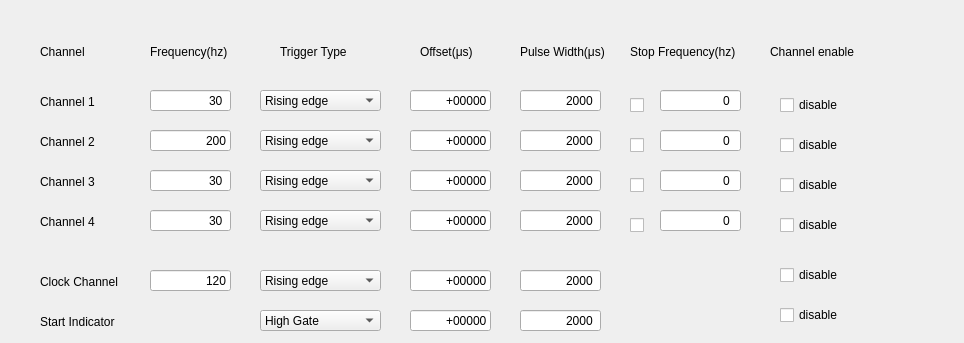
   <widget class="QWidget" name="trigger_setting">
    <attribute name="title">
     <string>Trigger_setting</string>
    </attribute>
    <widget class="QLineEdit" name="channel_4_freq_input">
     <property name="geometry">
      <rect>
       <x>150</x>
       <y>210</y>
       <width>81</width>
       <height>21</height>
      </rect>
     </property>
     <property name="inputMask">
      <string>000</string>
     </property>
     <property name="text">
      <string>30</string>
     </property>
     <property name="maxLength">
      <number>3</number>
     </property>
     <property name="alignment">
      <set>Qt::AlignRight|Qt::AlignTrailing|Qt::AlignVCenter</set>
     </property>
     <property name="dragEnabled">
      <bool>false</bool>
     </property>
    </widget>
    <widget class="QCheckBox" name="start_indicator_enable">
     <property name="geometry">
      <rect>
       <x>780</x>
       <y>300</y>
       <width>175</width>
       <height>30</height>
      </rect>
     </property>
     <property name="text">
      <string>disable</string>
     </property>
    </widget>
    <widget class="QLineEdit" name="channel_2_width_input">
     <property name="geometry">
      <rect>
       <x>520</x>
       <y>130</y>
       <width>81</width>
       <height>21</height>
      </rect>
     </property>
     <property name="inputMask">
      <string>00000</string>
     </property>
     <property name="text">
      <string>2000</string>
     </property>
     <property name="maxLength">
      <number>5</number>
     </property>
     <property name="alignment">
      <set>Qt::AlignRight|Qt::AlignTrailing|Qt::AlignVCenter</set>
     </property>
     <property name="dragEnabled">
      <bool>false</bool>
     </property>
    </widget>
    <widget class="QLabel" name="channel_lable">
     <property name="geometry">
      <rect>
       <x>40</x>
       <y>40</y>
       <width>101</width>
       <height>24</height>
      </rect>
     </property>
     <property name="text">
      <string>&lt;html&gt;&lt;head/&gt;&lt;body&gt;&lt;p&gt;&lt;span style=&quot; font-size:9pt;&quot;&gt;Channel&lt;/span&gt;&lt;/p&gt;&lt;/body&gt;&lt;/html&gt;</string>
     </property>
    </widget>
    <widget class="QLabel" name="channel_clock_1_lable">
     <property name="geometry">
      <rect>
       <x>40</x>
       <y>270</y>
       <width>101</width>
       <height>24</height>
      </rect>
     </property>
     <property name="text">
      <string>&lt;html&gt;&lt;head/&gt;&lt;body&gt;&lt;p&gt;&lt;span style=&quot; font-size:9pt;&quot;&gt;Clock Channel&lt;/span&gt;&lt;/p&gt;&lt;/body&gt;&lt;/html&gt;</string>
     </property>
    </widget>
    <widget class="QComboBox" name="channel_2_type">
     <property name="geometry">
      <rect>
       <x>260</x>
       <y>130</y>
       <width>121</width>
       <height>21</height>
      </rect>
     </property>
     <property name="editable">
      <bool>false</bool>
     </property>
     <item>
      <property name="text">
       <string>Rising edge</string>
      </property>
     </item>
     <item>
      <property name="text">
       <string>Falling edge</string>
      </property>
     </item>
     <item>
      <property name="text">
       <string>Double edge</string>
      </property>
     </item>
    </widget>
    <widget class="QLabel" name="frequency_lable">
     <property name="geometry">
      <rect>
       <x>150</x>
       <y>40</y>
       <width>91</width>
       <height>24</height>
      </rect>
     </property>
     <property name="text">
      <string>&lt;html&gt;&lt;head/&gt;&lt;body&gt;&lt;p&gt;&lt;span style=&quot; font-size:9pt;&quot;&gt;Frequency(hz)&lt;/span&gt;&lt;/p&gt;&lt;/body&gt;&lt;/html&gt;</string>
     </property>
    </widget>
    <widget class="QLineEdit" name="channel_2_freq_input">
     <property name="geometry">
      <rect>
       <x>150</x>
       <y>130</y>
       <width>81</width>
       <height>21</height>
      </rect>
     </property>
     <property name="inputMask">
      <string>000</string>
     </property>
     <property name="text">
      <string>200</string>
     </property>
     <property name="maxLength">
      <number>3</number>
     </property>
     <property name="alignment">
      <set>Qt::AlignRight|Qt::AlignTrailing|Qt::AlignVCenter</set>
     </property>
     <property name="dragEnabled">
      <bool>false</bool>
     </property>
    </widget>
    <widget class="QLineEdit" name="channel_clock_offset_input">
     <property name="geometry">
      <rect>
       <x>410</x>
       <y>270</y>
       <width>81</width>
       <height>21</height>
      </rect>
     </property>
     <property name="inputMask">
      <string>#00000</string>
     </property>
     <property name="text">
      <string>+00000</string>
     </property>
     <property name="maxLength">
      <number>6</number>
     </property>
     <property name="alignment">
      <set>Qt::AlignRight|Qt::AlignTrailing|Qt::AlignVCenter</set>
     </property>
     <property name="dragEnabled">
      <bool>false</bool>
     </property>
    </widget>
    <widget class="QLabel" name="channel_3_lable">
     <property name="geometry">
      <rect>
       <x>40</x>
       <y>170</y>
       <width>101</width>
       <height>24</height>
      </rect>
     </property>
     <property name="text">
      <string>&lt;html&gt;&lt;head/&gt;&lt;body&gt;&lt;p&gt;&lt;span style=&quot; font-size:9pt;&quot;&gt;Channel 3&lt;/span&gt;&lt;/p&gt;&lt;/body&gt;&lt;/html&gt;</string>
     </property>
    </widget>
    <widget class="QLineEdit" name="channel_3_offset_input">
     <property name="geometry">
      <rect>
       <x>410</x>
       <y>170</y>
       <width>81</width>
       <height>21</height>
      </rect>
     </property>
     <property name="inputMask">
      <string>#00000</string>
     </property>
     <property name="text">
      <string>+00000</string>
     </property>
     <property name="maxLength">
      <number>6</number>
     </property>
     <property name="alignment">
      <set>Qt::AlignRight|Qt::AlignTrailing|Qt::AlignVCenter</set>
     </property>
     <property name="dragEnabled">
      <bool>false</bool>
     </property>
    </widget>
    <widget class="QLabel" name="width_label">
     <property name="geometry">
      <rect>
       <x>520</x>
       <y>40</y>
       <width>101</width>
       <height>24</height>
      </rect>
     </property>
     <property name="text">
      <string>&lt;html&gt;&lt;head/&gt;&lt;body&gt;&lt;p&gt;&lt;span style=&quot; font-size:9pt;&quot;&gt;Pulse Width(μs)&lt;/span&gt;&lt;/p&gt;&lt;/body&gt;&lt;/html&gt;</string>
     </property>
    </widget>
    <widget class="QLineEdit" name="channel_clock_width_input">
     <property name="geometry">
      <rect>
       <x>520</x>
       <y>270</y>
       <width>81</width>
       <height>21</height>
      </rect>
     </property>
     <property name="inputMask">
      <string>00000</string>
     </property>
     <property name="text">
      <string>2000</string>
     </property>
     <property name="maxLength">
      <number>5</number>
     </property>
     <property name="alignment">
      <set>Qt::AlignRight|Qt::AlignTrailing|Qt::AlignVCenter</set>
     </property>
     <property name="dragEnabled">
      <bool>false</bool>
     </property>
    </widget>
    <widget class="QLabel" name="stop_freq_label">
     <property name="geometry">
      <rect>
       <x>630</x>
       <y>40</y>
       <width>121</width>
       <height>24</height>
      </rect>
     </property>
     <property name="text">
      <string>&lt;html&gt;&lt;head/&gt;&lt;body&gt;&lt;p&gt;&lt;span style=&quot; font-size:9pt;&quot;&gt;Stop Frequency(hz)&lt;/span&gt;&lt;/p&gt;&lt;/body&gt;&lt;/html&gt;</string>
     </property>
    </widget>
    <widget class="QLineEdit" name="channel_4_width_input">
     <property name="geometry">
      <rect>
       <x>520</x>
       <y>210</y>
       <width>81</width>
       <height>21</height>
      </rect>
     </property>
     <property name="inputMask">
      <string>00000</string>
     </property>
     <property name="text">
      <string>2000</string>
     </property>
     <property name="maxLength">
      <number>5</number>
     </property>
     <property name="alignment">
      <set>Qt::AlignRight|Qt::AlignTrailing|Qt::AlignVCenter</set>
     </property>
     <property name="dragEnabled">
      <bool>false</bool>
     </property>
    </widget>
    <widget class="QLineEdit" name="channel_4_stop_ratio">
     <property name="geometry">
      <rect>
       <x>660</x>
       <y>210</y>
       <width>81</width>
       <height>21</height>
      </rect>
     </property>
     <property name="inputMask">
      <string>000</string>
     </property>
     <property name="text">
      <string>0</string>
     </property>
     <property name="maxLength">
      <number>3</number>
     </property>
     <property name="alignment">
      <set>Qt::AlignRight|Qt::AlignTrailing|Qt::AlignVCenter</set>
     </property>
     <property name="dragEnabled">
      <bool>false</bool>
     </property>
    </widget>
    <widget class="QCheckBox" name="channel_3_enable">
     <property name="geometry">
      <rect>
       <x>780</x>
       <y>170</y>
       <width>175</width>
       <height>30</height>
      </rect>
     </property>
     <property name="text">
      <string>disable</string>
     </property>
    </widget>
    <widget class="QLineEdit" name="channel_2_offset_input">
     <property name="geometry">
      <rect>
       <x>410</x>
       <y>130</y>
       <width>81</width>
       <height>21</height>
      </rect>
     </property>
     <property name="inputMask">
      <string>#00000</string>
     </property>
     <property name="text">
      <string>+00000</string>
     </property>
     <property name="maxLength">
      <number>6</number>
     </property>
     <property name="alignment">
      <set>Qt::AlignRight|Qt::AlignTrailing|Qt::AlignVCenter</set>
     </property>
     <property name="dragEnabled">
      <bool>false</bool>
     </property>
    </widget>
    <widget class="QComboBox" name="channel_1_type">
     <property name="geometry">
      <rect>
       <x>260</x>
       <y>90</y>
       <width>121</width>
       <height>21</height>
      </rect>
     </property>
     <property name="editable">
      <bool>false</bool>
     </property>
     <item>
      <property name="text">
       <string>Rising edge</string>
      </property>
     </item>
     <item>
      <property name="text">
       <string>Falling edge</string>
      </property>
     </item>
     <item>
      <property name="text">
       <string>Double edge</string>
      </property>
     </item>
    </widget>
    <widget class="QLineEdit" name="start_indicator_width_input">
     <property name="geometry">
      <rect>
       <x>520</x>
       <y>310</y>
       <width>81</width>
       <height>21</height>
      </rect>
     </property>
     <property name="inputMask">
      <string>00000</string>
     </property>
     <property name="text">
      <string>2000</string>
     </property>
     <property name="maxLength">
      <number>5</number>
     </property>
     <property name="alignment">
      <set>Qt::AlignRight|Qt::AlignTrailing|Qt::AlignVCenter</set>
     </property>
     <property name="dragEnabled">
      <bool>false</bool>
     </property>
    </widget>
    <widget class="QLineEdit" name="channel_3_width_input">
     <property name="geometry">
      <rect>
       <x>520</x>
       <y>170</y>
       <width>81</width>
       <height>21</height>
      </rect>
     </property>
     <property name="inputMask">
      <string>00000</string>
     </property>
     <property name="text">
      <string>2000</string>
     </property>
     <property name="maxLength">
      <number>5</number>
     </property>
     <property name="alignment">
      <set>Qt::AlignRight|Qt::AlignTrailing|Qt::AlignVCenter</set>
     </property>
     <property name="dragEnabled">
      <bool>false</bool>
     </property>
    </widget>
    <widget class="QLineEdit" name="channel_1_offset_input">
     <property name="geometry">
      <rect>
       <x>410</x>
       <y>90</y>
       <width>81</width>
       <height>21</height>
      </rect>
     </property>
     <property name="inputMask">
      <string>#00000</string>
     </property>
     <property name="text">
      <string>+00000</string>
     </property>
     <property name="maxLength">
      <number>6</number>
     </property>
     <property name="alignment">
      <set>Qt::AlignRight|Qt::AlignTrailing|Qt::AlignVCenter</set>
     </property>
     <property name="dragEnabled">
      <bool>false</bool>
     </property>
    </widget>
    <widget class="QLineEdit" name="channel_1_width_input">
     <property name="geometry">
      <rect>
       <x>520</x>
       <y>90</y>
       <width>81</width>
       <height>21</height>
      </rect>
     </property>
     <property name="inputMask">
      <string>00000</string>
     </property>
     <property name="text">
      <string>2000</string>
     </property>
     <property name="maxLength">
      <number>5</number>
     </property>
     <property name="alignment">
      <set>Qt::AlignRight|Qt::AlignTrailing|Qt::AlignVCenter</set>
     </property>
     <property name="dragEnabled">
      <bool>false</bool>
     </property>
    </widget>
    <widget class="QCheckBox" name="channel_4_enable">
     <property name="geometry">
      <rect>
       <x>780</x>
       <y>210</y>
       <width>175</width>
       <height>30</height>
      </rect>
     </property>
     <property name="text">
      <string>disable</string>
     </property>
    </widget>
    <widget class="QComboBox" name="start_indicator_type">
     <property name="geometry">
      <rect>
       <x>260</x>
       <y>310</y>
       <width>121</width>
       <height>21</height>
      </rect>
     </property>
     <property name="editable">
      <bool>false</bool>
     </property>
     <item>
      <property name="text">
       <string>High Gate</string>
      </property>
     </item>
     <item>
      <property name="text">
       <string>Low Gate</string>
      </property>
     </item>
     <item>
      <property name="text">
       <string>Double Paulse</string>
      </property>
     </item>
    </widget>
    <widget class="QCheckBox" name="channel_2_enable">
     <property name="geometry">
      <rect>
       <x>780</x>
       <y>130</y>
       <width>175</width>
       <height>30</height>
      </rect>
     </property>
     <property name="text">
      <string>disable</string>
     </property>
    </widget>
    <widget class="QLineEdit" name="channel_clock_freq_input">
     <property name="geometry">
      <rect>
       <x>150</x>
       <y>270</y>
       <width>81</width>
       <height>21</height>
      </rect>
     </property>
     <property name="inputMask">
      <string>000</string>
     </property>
     <property name="text">
      <string>120</string>
     </property>
     <property name="maxLength">
      <number>3</number>
     </property>
     <property name="alignment">
      <set>Qt::AlignRight|Qt::AlignTrailing|Qt::AlignVCenter</set>
     </property>
     <property name="dragEnabled">
      <bool>false</bool>
     </property>
    </widget>
    <widget class="QLineEdit" name="channel_1_stop_ratio">
     <property name="geometry">
      <rect>
       <x>660</x>
       <y>90</y>
       <width>81</width>
       <height>21</height>
      </rect>
     </property>
     <property name="inputMask">
      <string>000</string>
     </property>
     <property name="text">
      <string>0</string>
     </property>
     <property name="maxLength">
      <number>3</number>
     </property>
     <property name="alignment">
      <set>Qt::AlignRight|Qt::AlignTrailing|Qt::AlignVCenter</set>
     </property>
     <property name="dragEnabled">
      <bool>false</bool>
     </property>
    </widget>
    <widget class="QLabel" name="start_indicator_lable">
     <property name="geometry">
      <rect>
       <x>40</x>
       <y>310</y>
       <width>101</width>
       <height>24</height>
      </rect>
     </property>
     <property name="text">
      <string>&lt;html&gt;&lt;head/&gt;&lt;body&gt;&lt;p&gt;&lt;span style=&quot; font-size:9pt;&quot;&gt;Start Indicator&lt;/span&gt;&lt;/p&gt;&lt;/body&gt;&lt;/html&gt;</string>
     </property>
    </widget>
    <widget class="QLabel" name="channel_1_lable">
     <property name="geometry">
      <rect>
       <x>40</x>
       <y>90</y>
       <width>101</width>
       <height>24</height>
      </rect>
     </property>
     <property name="text">
      <string>&lt;html&gt;&lt;head/&gt;&lt;body&gt;&lt;p&gt;&lt;span style=&quot; font-size:9pt;&quot;&gt;Channel 1&lt;/span&gt;&lt;/p&gt;&lt;/body&gt;&lt;/html&gt;</string>
     </property>
    </widget>
    <widget class="QLineEdit" name="channel_3_freq_input">
     <property name="geometry">
      <rect>
       <x>150</x>
       <y>170</y>
       <width>81</width>
       <height>21</height>
      </rect>
     </property>
     <property name="inputMask">
      <string>000</string>
     </property>
     <property name="text">
      <string>30</string>
     </property>
     <property name="maxLength">
      <number>3</number>
     </property>
     <property name="alignment">
      <set>Qt::AlignRight|Qt::AlignTrailing|Qt::AlignVCenter</set>
     </property>
     <property name="dragEnabled">
      <bool>false</bool>
     </property>
    </widget>
    <widget class="QLabel" name="type_labe">
     <property name="geometry">
      <rect>
       <x>280</x>
       <y>40</y>
       <width>81</width>
       <height>24</height>
      </rect>
     </property>
     <property name="text">
      <string>&lt;html&gt;&lt;head/&gt;&lt;body&gt;&lt;p&gt;&lt;span style=&quot; font-size:9pt;&quot;&gt;Trigger Type&lt;/span&gt;&lt;/p&gt;&lt;/body&gt;&lt;/html&gt;</string>
     </property>
    </widget>
    <widget class="QCheckBox" name="channel_clock_enable">
     <property name="geometry">
      <rect>
       <x>780</x>
       <y>260</y>
       <width>175</width>
       <height>30</height>
      </rect>
     </property>
     <property name="text">
      <string>disable</string>
     </property>
    </widget>
    <widget class="QLineEdit" name="channel_4_offset_input">
     <property name="geometry">
      <rect>
       <x>410</x>
       <y>210</y>
       <width>81</width>
       <height>21</height>
      </rect>
     </property>
     <property name="inputMask">
      <string>#00000</string>
     </property>
     <property name="text">
      <string>+00000</string>
     </property>
     <property name="maxLength">
      <number>6</number>
     </property>
     <property name="alignment">
      <set>Qt::AlignRight|Qt::AlignTrailing|Qt::AlignVCenter</set>
     </property>
     <property name="dragEnabled">
      <bool>false</bool>
     </property>
    </widget>
    <widget class="QLineEdit" name="start_indicator_offset_input">
     <property name="geometry">
      <rect>
       <x>410</x>
       <y>310</y>
       <width>81</width>
       <height>21</height>
      </rect>
     </property>
     <property name="inputMask">
      <string>#00000</string>
     </property>
     <property name="text">
      <string>+00000</string>
     </property>
     <property name="maxLength">
      <number>6</number>
     </property>
     <property name="alignment">
      <set>Qt::AlignRight|Qt::AlignTrailing|Qt::AlignVCenter</set>
     </property>
     <property name="dragEnabled">
      <bool>false</bool>
     </property>
    </widget>
    <widget class="QLineEdit" name="channel_1_freq_input">
     <property name="geometry">
      <rect>
       <x>150</x>
       <y>90</y>
       <width>81</width>
       <height>21</height>
      </rect>
     </property>
     <property name="inputMask">
      <string>000</string>
     </property>
     <property name="text">
      <string>30</string>
     </property>
     <property name="maxLength">
      <number>3</number>
     </property>
     <property name="alignment">
      <set>Qt::AlignRight|Qt::AlignTrailing|Qt::AlignVCenter</set>
     </property>
     <property name="dragEnabled">
      <bool>false</bool>
     </property>
    </widget>
    <widget class="QLabel" name="channel_2_lable">
     <property name="geometry">
      <rect>
       <x>40</x>
       <y>130</y>
       <width>101</width>
       <height>24</height>
      </rect>
     </property>
     <property name="text">
      <string>&lt;html&gt;&lt;head/&gt;&lt;body&gt;&lt;p&gt;&lt;span style=&quot; font-size:9pt;&quot;&gt;Channel 2&lt;/span&gt;&lt;/p&gt;&lt;/body&gt;&lt;/html&gt;</string>
     </property>
    </widget>
    <widget class="QComboBox" name="channel_3_type">
     <property name="geometry">
      <rect>
       <x>260</x>
       <y>170</y>
       <width>121</width>
       <height>21</height>
      </rect>
     </property>
     <property name="editable">
      <bool>false</bool>
     </property>
     <item>
      <property name="text">
       <string>Rising edge</string>
      </property>
     </item>
     <item>
      <property name="text">
       <string>Falling edge</string>
      </property>
     </item>
     <item>
      <property name="text">
       <string>Double edge</string>
      </property>
     </item>
    </widget>
    <widget class="QLabel" name="offset_label">
     <property name="geometry">
      <rect>
       <x>420</x>
       <y>40</y>
       <width>71</width>
       <height>24</height>
      </rect>
     </property>
     <property name="text">
      <string>&lt;html&gt;&lt;head/&gt;&lt;body&gt;&lt;p&gt;&lt;span style=&quot; font-size:9pt;&quot;&gt;Offset(μs)&lt;/span&gt;&lt;/p&gt;&lt;/body&gt;&lt;/html&gt;</string>
     </property>
    </widget>
    <widget class="QLineEdit" name="channel_2_stop_ratio">
     <property name="geometry">
      <rect>
       <x>660</x>
       <y>130</y>
       <width>81</width>
       <height>21</height>
      </rect>
     </property>
     <property name="inputMask">
      <string>000</string>
     </property>
     <property name="text">
      <string>0</string>
     </property>
     <property name="maxLength">
      <number>3</number>
     </property>
     <property name="alignment">
      <set>Qt::AlignRight|Qt::AlignTrailing|Qt::AlignVCenter</set>
     </property>
     <property name="dragEnabled">
      <bool>false</bool>
     </property>
    </widget>
    <widget class="QComboBox" name="channel_4_type">
     <property name="geometry">
      <rect>
       <x>260</x>
       <y>210</y>
       <width>121</width>
       <height>21</height>
      </rect>
     </property>
     <property name="editable">
      <bool>false</bool>
     </property>
     <item>
      <property name="text">
       <string>Rising edge</string>
      </property>
     </item>
     <item>
      <property name="text">
       <string>Falling edge</string>
      </property>
     </item>
     <item>
      <property name="text">
       <string>Double edge</string>
      </property>
     </item>
    </widget>
    <widget class="QCheckBox" name="channel_1_enable">
     <property name="geometry">
      <rect>
       <x>780</x>
       <y>90</y>
       <width>175</width>
       <height>30</height>
      </rect>
     </property>
     <property name="text">
      <string>disable</string>
     </property>
    </widget>
    <widget class="QLabel" name="channel_4_lable">
     <property name="geometry">
      <rect>
       <x>40</x>
       <y>210</y>
       <width>101</width>
       <height>24</height>
      </rect>
     </property>
     <property name="text">
      <string>&lt;html&gt;&lt;head/&gt;&lt;body&gt;&lt;p&gt;&lt;span style=&quot; font-size:9pt;&quot;&gt;Channel 4&lt;/span&gt;&lt;/p&gt;&lt;/body&gt;&lt;/html&gt;</string>
     </property>
    </widget>
    <widget class="QComboBox" name="channel_clock_type">
     <property name="geometry">
      <rect>
       <x>260</x>
       <y>270</y>
       <width>121</width>
       <height>21</height>
      </rect>
     </property>
     <property name="editable">
      <bool>false</bool>
     </property>
     <item>
      <property name="text">
       <string>Rising edge</string>
      </property>
     </item>
     <item>
      <property name="text">
       <string>Falling edge</string>
      </property>
     </item>
     <item>
      <property name="text">
       <string>Double edge</string>
      </property>
     </item>
    </widget>
    <widget class="QLineEdit" name="channel_3_stop_ratio">
     <property name="geometry">
      <rect>
       <x>660</x>
       <y>170</y>
       <width>81</width>
       <height>21</height>
      </rect>
     </property>
     <property name="inputMask">
      <string>000</string>
     </property>
     <property name="text">
      <string>0</string>
     </property>
     <property name="maxLength">
      <number>3</number>
     </property>
     <property name="alignment">
      <set>Qt::AlignRight|Qt::AlignTrailing|Qt::AlignVCenter</set>
     </property>
     <property name="dragEnabled">
      <bool>false</bool>
     </property>
    </widget>
    <widget class="QCheckBox" name="channel_1_stop_freq_enable">
     <property name="geometry">
      <rect>
       <x>630</x>
       <y>90</y>
       <width>31</width>
       <height>30</height>
      </rect>
     </property>
     <property name="text">
      <string/>
     </property>
    </widget>
    <widget class="QCheckBox" name="channel_2_stop_freq_enable">
     <property name="geometry">
      <rect>
       <x>630</x>
       <y>130</y>
       <width>31</width>
       <height>30</height>
      </rect>
     </property>
     <property name="text">
      <string/>
     </property>
    </widget>
    <widget class="QCheckBox" name="channel_3_stop_freq_enable">
     <property name="geometry">
      <rect>
       <x>630</x>
       <y>170</y>
       <width>31</width>
       <height>30</height>
      </rect>
     </property>
     <property name="text">
      <string/>
     </property>
    </widget>
    <widget class="QCheckBox" name="channel_4_stop_freq_enable">
     <property name="geometry">
      <rect>
       <x>630</x>
       <y>210</y>
       <width>31</width>
       <height>30</height>
      </rect>
     </property>
     <property name="text">
      <string/>
     </property>
    </widget>
    <widget class="QLabel" name="stop_freq_label_2">
     <property name="geometry">
      <rect>
       <x>770</x>
       <y>40</y>
       <width>111</width>
       <height>24</height>
      </rect>
     </property>
     <property name="text">
      <string>&lt;html&gt;&lt;head/&gt;&lt;body&gt;&lt;p&gt;&lt;span style=&quot; font-size:9pt;&quot;&gt;Channel enable&lt;/span&gt;&lt;/p&gt;&lt;/body&gt;&lt;/html&gt;</string>
     </property>
    </widget>
   </widget>
